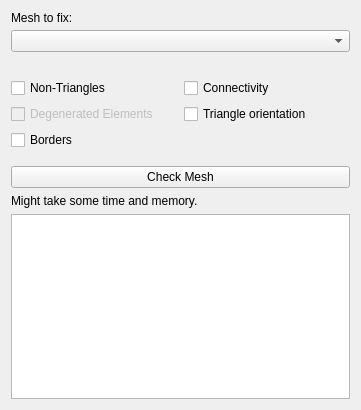
<?xml version="1.0" encoding="UTF-8"?>
<ui version="4.0">
 <class>MeshCheckWidget</class>
 <widget class="QWidget" name="MeshCheckWidget">
  <property name="geometry">
   <rect>
    <x>0</x>
    <y>0</y>
    <width>361</width>
    <height>410</height>
   </rect>
  </property>
  <property name="windowTitle">
   <string>Form</string>
  </property>
  <layout class="QVBoxLayout" name="verticalLayout">
   <item>
    <layout class="QVBoxLayout" name="verticalLayout_2">
     <property name="spacing">
      <number>5</number>
     </property>
     <property name="rightMargin">
      <number>0</number>
     </property>
     <property name="bottomMargin">
      <number>10</number>
     </property>
     <item>
      <widget class="QLabel" name="label">
       <property name="text">
        <string>Mesh to fix:</string>
       </property>
      </widget>
     </item>
     <item>
      <widget class="QComboBox" name="comboBox"/>
     </item>
    </layout>
   </item>
   <item>
    <layout class="QGridLayout" name="gridLayout">
     <property name="topMargin">
      <number>10</number>
     </property>
     <property name="bottomMargin">
      <number>10</number>
     </property>
     <item row="0" column="0">
      <widget class="QCheckBox" name="checkTriangles">
       <property name="text">
        <string>Non-Triangles</string>
       </property>
      </widget>
     </item>
     <item row="0" column="1">
      <widget class="QCheckBox" name="checkConnectivity">
       <property name="text">
        <string>Connectivity</string>
       </property>
      </widget>
     </item>
     <item row="1" column="0">
      <widget class="QCheckBox" name="checkDegenerated">
       <property name="enabled">
        <bool>false</bool>
       </property>
       <property name="text">
        <string>Degenerated Elements</string>
       </property>
      </widget>
     </item>
     <item row="1" column="1">
      <widget class="QCheckBox" name="checkOrientation">
       <property name="text">
        <string>Triangle orientation</string>
       </property>
      </widget>
     </item>
     <item row="2" column="0">
      <widget class="QCheckBox" name="checkBorders">
       <property name="text">
        <string>Borders</string>
       </property>
      </widget>
     </item>
    </layout>
   </item>
   <item>
    <widget class="QPushButton" name="buttonCheckMesh">
     <property name="text">
      <string>Check Mesh</string>
     </property>
    </widget>
   </item>
   <item>
    <widget class="QLabel" name="label_2">
     <property name="text">
      <string>Might take some time and memory.</string>
     </property>
    </widget>
   </item>
   <item>
    <widget class="QTextBrowser" name="outputField"/>
   </item>
  </layout>
 </widget>
 <resources/>
 <connections/>
</ui>
